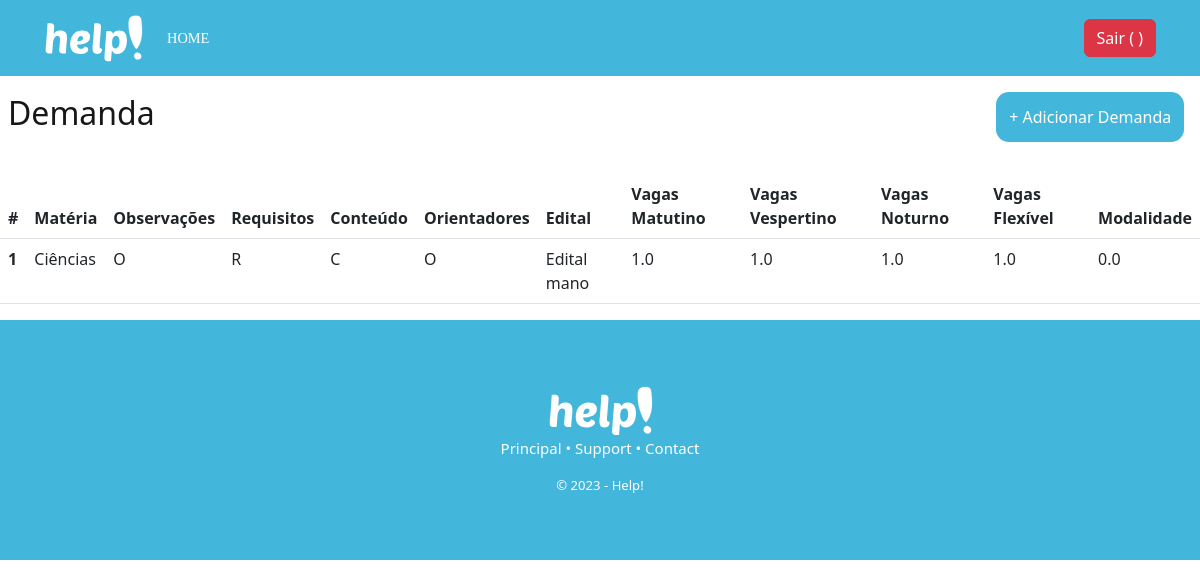
The app's page /demanda/recovery with its own data.
### database/models.py (models this page shows, shortened)
class Demanda(db.Model):
  __tablename__= "demanda"
  id = db.Column(db.Integer, primary_key = True, autoincrement = True)
  materia = db.Column(db.String(100))
  observacoes = db.Column(db.Text)
  requisitos = db.Column(db.Text)
  conteudo = db.Column(db.Text)
  orientadores = db.Column(db.Text)
  id_edital = db.Column(db.Integer, db.ForeignKey('edital.id'))
  modalidade = db.Column(db.Text)
  validacao = db.Column(db.Boolean)
  vagas_matutino = db.Column(db.Float)
  vagas_vespertino = db.Column(db.Float)
  vagas_noturno = db.Column(db.Float)
  vagas_flexivel = db.Column(db.Float)
  bolsas = db.Column(db.Float)
  edital = db.relationship('Edital', foreign_keys=id_edital)

class Edital(db.Model):
  __tablename__= "edital"
  id = db.Column(db.Integer, primary_key = True)
  titulo = db.Column(db.String(100))
  paragrafo = db.Column(db.String(100))
  link = db.Column(db.String(100))

### controllers/demanda.py (the view)
@bp_demanda.route('/recovery')
def recovery():
  demanda = Demanda.query.all()
  return render_template('demanda_recovery.html', demanda=demanda)

### templates/demanda_recovery.html (shortened to what this page needs)
{% extends 'header.html' %}
{% block container %}
<div id="recovery">
  <div class="nav">
    <h1 class="title-recovery">Demanda</h1>
      <a href="/demanda/create" class="btn btn-primary btn-adc" style="background-color: #43B6DB !important">+ Adicionar Demanda</a>
  </div>
</div>
  <table class="table" >
    <thead style="background-color: #43B6DB !important; color: white;">
      <tr>
        <th scope="col">#</th>
        <th scope="col">Matéria</th>
        <th scope="col">Observações</th>
        <th scope="col">Requisitos</th>
        <th scope="col">Conteúdo</th>
        <th scope="col">Orientadores</th>
        <th scope="col">Edital</th>
        <th scope="col">Vagas Matutino</th>
        <th scope="col">Vagas Vespertino</th>
        <th scope="col">Vagas Noturno</th>
        <th scope="col">Vagas Flexível</th>
        <th scope="col">Modalidade</th>
      </tr>
    </thead>
    <tbody>
      {% for d in demanda %}
        <tr>
          <th scope="row">{{d.id}}</th>
          <td>{{d.materia}}</td>
          <td>{{d.observacoes}}</td>
          <td>{{d.requisitos}}</td>
          <td>{{d.conteudo}}</td>
          <td>{{d.orientadores}}</td>
          <td>{{d.edital.titulo}}</td>
          <td>{{d.vagas_matutino}}</td>
          <td>{{d.vagas_vespertino}}</td>
          <td>{{d.vagas_noturno}}</td>
          <td>{{d.vagas_flexivel}}</td>
          <td>{{d.bolsas}}</td>
        </tr>
	    {% endfor %}
    </tbody>
  </table>
{% endblock %}

### static/header.css (style rules this page uses)
:root { --color-principal: #43B6DB; --color-secundary: #A1DBED; --color-gray: #171717; --color-black: #263238; --color-gray-secundary: #404A50; }
.btn-primary { background-color: var(--color-secundary) !important; }
.table { margin-top: 1rem; }
.nav { display: flex; justify-content: space-between; align-items: center; padding: 0.5rem; }
.title-recovery { font-weight: 400; color: var(--color-gray); font-size: 2rem; }
.btn-adc { float: left; padding: 0.8rem; background: var(--color-secundary); color: #fff; text-decoration: none; border-radius: 0.8rem; margin: 0.5rem; border: none; }

### records on screen
Demanda: id "1", materia "Ciências", observacoes "O", requisitos "R", conteudo "C", orientadores "O", edital.titulo "Edital mano", vagas_matutino "1.0", vagas_vespertino "1.0", vagas_noturno "1.0", vagas_flexivel "1.0", bolsas "0.0"
